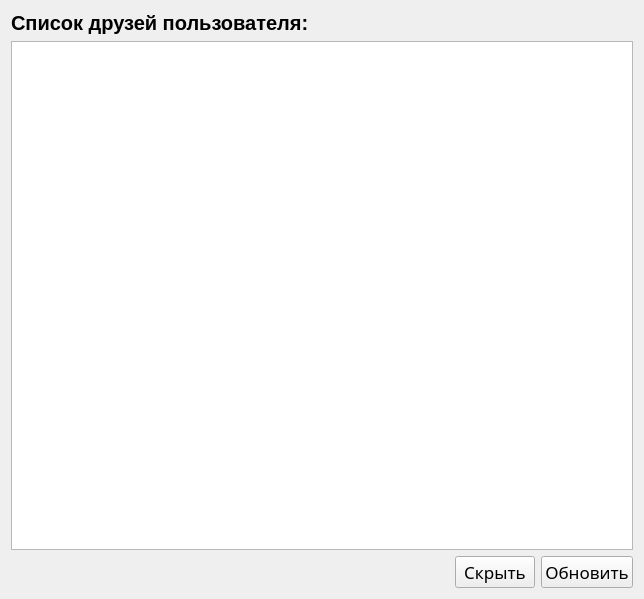
<?xml version="1.0" encoding="UTF-8"?>
<ui version="4.0">
 <class>Form</class>
 <widget class="QWidget" name="Form">
  <property name="geometry">
   <rect>
    <x>0</x>
    <y>0</y>
    <width>644</width>
    <height>599</height>
   </rect>
  </property>
  <property name="windowTitle">
   <string>Form</string>
  </property>
  <layout class="QGridLayout" name="gridLayout">
   <item row="0" column="0">
    <layout class="QHBoxLayout" name="horizontalLayout_2">
     <item>
      <widget class="QLabel" name="subscrTitle">
       <property name="font">
        <font>
         <family>Arial</family>
         <pointsize>15</pointsize>
         <weight>75</weight>
         <bold>true</bold>
        </font>
       </property>
       <property name="text">
        <string>Список друзей пользователя:</string>
       </property>
      </widget>
     </item>
     <item>
      <widget class="QLabel" name="error_msg">
       <property name="sizePolicy">
        <sizepolicy hsizetype="Expanding" vsizetype="Preferred">
         <horstretch>0</horstretch>
         <verstretch>0</verstretch>
        </sizepolicy>
       </property>
       <property name="font">
        <font>
         <family>Arial</family>
         <pointsize>15</pointsize>
        </font>
       </property>
       <property name="text">
        <string/>
       </property>
      </widget>
     </item>
    </layout>
   </item>
   <item row="1" column="0">
    <widget class="QTextEdit" name="friends_info">
     <property name="font">
      <font>
       <pointsize>19</pointsize>
      </font>
     </property>
     <property name="readOnly">
      <bool>true</bool>
     </property>
    </widget>
   </item>
   <item row="2" column="0">
    <layout class="QHBoxLayout" name="horizontalLayout">
     <item>
      <spacer name="horizontalSpacer">
       <property name="orientation">
        <enum>Qt::Horizontal</enum>
       </property>
       <property name="sizeHint" stdset="0">
        <size>
         <width>40</width>
         <height>20</height>
        </size>
       </property>
      </spacer>
     </item>
     <item>
      <widget class="QPushButton" name="back_btn">
       <property name="sizePolicy">
        <sizepolicy hsizetype="Fixed" vsizetype="Fixed">
         <horstretch>0</horstretch>
         <verstretch>0</verstretch>
        </sizepolicy>
       </property>
       <property name="font">
        <font>
         <family>Apple Symbols</family>
         <pointsize>13</pointsize>
         <weight>50</weight>
         <bold>false</bold>
        </font>
       </property>
       <property name="text">
        <string>Скрыть</string>
       </property>
       <property name="shortcut">
        <string>Esc</string>
       </property>
      </widget>
     </item>
     <item>
      <widget class="QPushButton" name="update_info">
       <property name="sizePolicy">
        <sizepolicy hsizetype="Fixed" vsizetype="Fixed">
         <horstretch>0</horstretch>
         <verstretch>0</verstretch>
        </sizepolicy>
       </property>
       <property name="font">
        <font>
         <family>Apple Symbols</family>
         <pointsize>13</pointsize>
         <weight>50</weight>
         <bold>false</bold>
        </font>
       </property>
       <property name="text">
        <string>Обновить</string>
       </property>
       <property name="shortcut">
        <string>Return</string>
       </property>
      </widget>
     </item>
    </layout>
   </item>
  </layout>
 </widget>
 <resources/>
 <connections/>
</ui>
